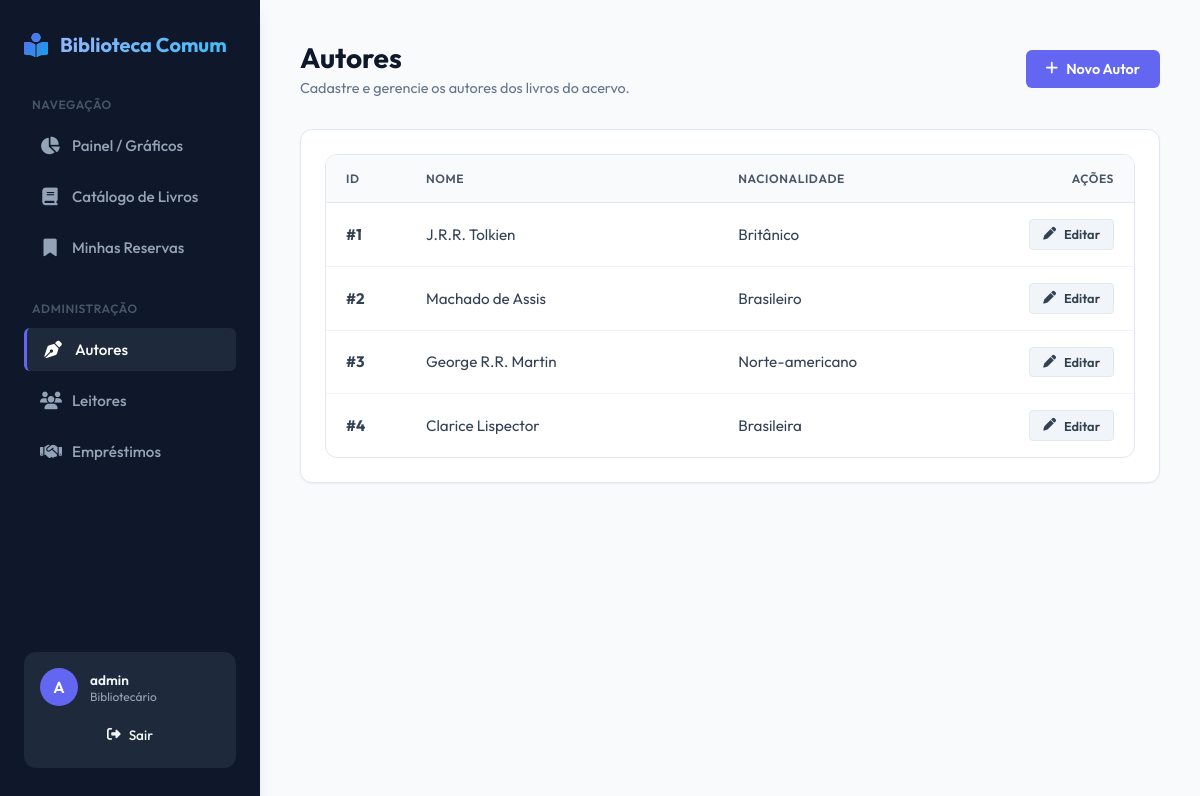
The page /autores/ (signed in) on the database its author committed.
### catalogo/models.py (models this page shows, shortened)
class Autor(models.Model):
    nome = models.CharField(max_length=150, verbose_name="Nome")
    nacionalidade = models.CharField(max_length=100, verbose_name="Nacionalidade", blank=True, null=True)
    class Meta:
        verbose_name_plural = "Autores"

### catalogo/views.py (the view)
# urls.py: path("autores/", AutorListView.as_view(), name="autor_list"),
class AutorListView(BibliotecarioRequiredMixin, ListView):
    model = Autor
    template_name = "catalogo/autor_list.html"
    context_object_name = "autores"
    paginate_by = 10

### catalogo/views.py (called while the page is built)
    def test_func(self):
        return self.request.user.is_staff

### catalogo/templates/catalogo/autor_list.html (shortened to what this page needs)
{% extends 'circulacao/base.html' %}
{% block content %}
<div class="page-header">
    <div class="page-title">
        <h1>Autores</h1>
        <p>Cadastre e gerencie os autores dos livros do acervo.</p>
    </div>
    <a href="{% url 'autor_create' %}" class="btn btn-primary">
        <i class="fa-solid fa-plus"></i> Novo Autor
    </a>
</div>
<div class="card">
    <div class="table-responsive">
        <table>
            <thead>
                <tr>
                    <th style="width: 80px;">ID</th>
                    <th>Nome</th>
                    <th>Nacionalidade</th>
                    <th style="width: 120px; text-align: right;">Ações</th>
                </tr>
            </thead>
            <tbody>
                {% for autor in autores %}
                    <tr>
                        <td><strong>#{{ autor.id }}</strong></td>
                        <td>{{ autor.nome }}</td>
                        <td>{{ autor.nacionalidade|default:"Não informada" }}</td>
                        <td style="text-align: right;">
                            <a href="{% url 'autor_update' autor.id %}" class="btn btn-secondary btn-sm">
                                <i class="fa-solid fa-pen"></i> Editar
                            </a>
                        </td>
                    </tr>
                {% endfor %}
            </tbody>
        </table>
    </div>
</div>
{% endblock %}

### circulacao/templates/circulacao/base.html (shortened to what this page needs)
<!DOCTYPE html>
<html lang="pt-br">
<head>
    <link rel="stylesheet" href="https://cdnjs.cloudflare.com/ajax/libs/font-awesome/6.4.0/css/all.min.css">
</head>
<body>
    <aside>
        <div class="brand">
            <i class="fa-solid fa-book-open-reader"></i>
            <span>Biblioteca Comum</span>
        </div>
        <div class="menu-title">Navegação</div>
        <ul class="nav-list">
            <li>
                <a href="{% url 'index' %}" class="nav-link {% if request.resolver_match.url_name == 'index' %}active{% endif %}">
                    <i class="fa-solid fa-chart-pie"></i> Painel / Gráficos
                </a>
            </li>
            <li>
                <a href="{% url 'livro_list' %}" class="nav-link ">
                    <i class="fa-solid fa-book"></i> Catálogo de Livros
                </a>
            </li>
            <li>
                <a href="{% url 'reserva_list' %}" class="nav-link {% if request.resolver_match.url_name == 'reserva_list' %}active{% endif %}">
                    <i class="fa-solid fa-bookmark"></i> Minhas Reservas
                </a>
            </li>
        </ul>
        {% if user.is_staff %}
            <div class="menu-title">Administração</div>
            <ul class="nav-list">
                <li>
                    <a href="{% url 'autor_list' %}" class="nav-link {% if 'autor' in request.path %}active{% endif %}">
                        <i class="fa-solid fa-pen-nib"></i> Autores
                    </a>
                </li>
                <li>
                    <a href="{% url 'usuario_list' %}" class="nav-link {% if 'usuario' in request.path %}active{% endif %}">
                        <i class="fa-solid fa-users"></i> Leitores
                    </a>
                </li>
                <li>
                    <a href="{% url 'emprestimo_list' %}" class="nav-link {% if 'emprestimo' in request.path %}active{% endif %}">
                        <i class="fa-solid fa-handshake"></i> Empréstimos
                    </a>
                </li>
            </ul>
        {% endif %}
        {% if user.is_authenticated %}
            <div class="user-section">
                <div class="user-info">
                    <div class="avatar">
                        {{ user.username|slice:":1"|upper }}
                    </div>
                    <div class="user-details">
                        <span class="user-name">{{ user.username }}</span>
                        <span class="user-role">
                            {% if user.is_staff %}Bibliotecário{% else %}Leitor{% endif %}
                        </span>
                    </div>
                </div>
                <form action="{% url 'logout' %}" method="post" style="display: block; width: 100%;">
                    <button type="submit" class="btn-logout" style="width: 100%; border: none; font-family: inherit;">
                        <i class="fa-solid fa-right-from-bracket"></i> Sair
                    </button>
                </form>
            </div>
        {% endif %}
    </aside>
    <main>
        {% block content %}{% endblock %}
    </main>
</body>
</html>

### rows shown on the page
Autor: id "1", nome "J.R.R. Tolkien", nacionalidade "Britânico"
Autor: id "2", nome "Machado de Assis", nacionalidade "Brasileiro"
Autor: id "3", nome "George R.R. Martin", nacionalidade "Norte-americano"
Autor: id "4", nome "Clarice Lispector", nacionalidade "Brasileira"

### other values the page prints
{{ user.username|slice:":1"|upper }} "A"
{{ user.username }} "admin"
